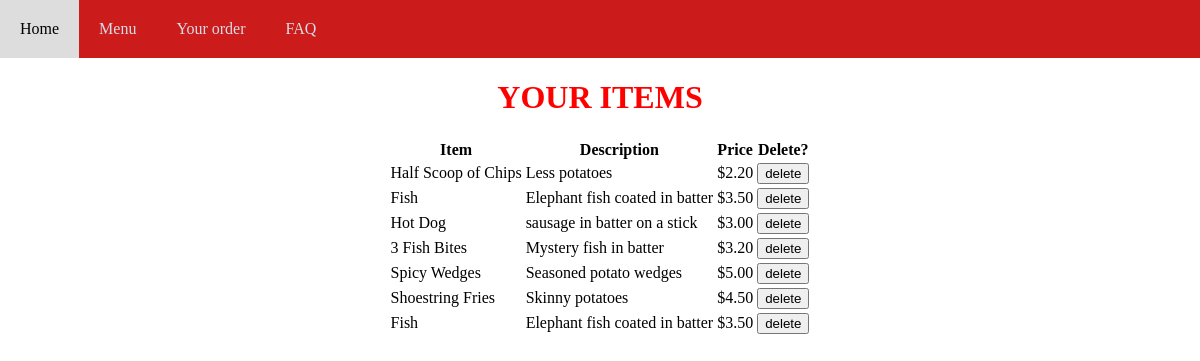
The page /orders on the database its author committed.
### tables this page shows
CREATE TABLE item (id INTEGER PRIMARY KEY, name STRING, description STRING, price DECIMAL);

### main.py (the view)
@app.route("/orders")
def orders():
    cursor = get_db().cursor()
    sql = "SELECT item.id, name, description, price FROM item INNER JOIN order_item ON item.id = order_item.item_id"
    cursor.execute(sql)
    results = cursor.fetchall()
    return render_template("order.html", results=results)

### main.py (called while the page is built)
def get_db():
    db = getattr(g, '_database', None)
    if db is None:
        db = g._database = sqlite3.connect(DATABASE)
    return db

@app.teardown_appcontext
def close_connection(exception):
    db = getattr(g, '_database', None)
    if db is not None:
        db.close()

### templates/order.html (shortened to what this page needs)
<!DOCTYPE html>
<html lang="en">
<head>
</head>
<link rel="stylesheet" href={{url_for('static',filename='stickymenu.css')}}>
<body>
  <div id="navbar">
      <a href="http://127.0.0.1:5000/home">Home</a>
      <a href="http://127.0.0.1:5000/menu">Menu</a>
      <a href="http://127.0.0.1:5000/orders">Your order</a>
      <a href="http://127.0.0.1:5000/faq">FAQ</a>
    </div>
<body>
  <h1>YOUR ITEMS</h1>
  <table class="center">
      <tr>
          <th>Item</th>
          <th>Description</th>
          <th>Price</th>
          <th>Delete?</th>
      </tr>
  {% for item in results %}
<tr>
    <td>{{ item [1] }}</td>
    <td>{{ item [2] }}</td>
    <td>{{ item [3] }}</td>
    <td>
      <form action="/delete" method="post">
        <input type="submit" value="delete">
      </form>
    </td>
</tr>
  {% endfor %}
  </table>
    </body>
</html>

### static/stickymenu.css (style rules this page uses)
#navbar { overflow: hidden; background-color: rgb(204, 27, 27); margin: 0px; padding:0px; width: 100%; }
#navbar a { float: left; display: block; color: #d8dee7; text-align: center; padding: 20px; text-decoration: none; }

### templates/order.html (style rules this page uses)
html,body { padding:0; margin:0; }
h1 { color: red; text-align: center; }
table.center { margin-left: auto; margin-right: auto; }

### rows shown on the page
item: name "Half Scoop of Chips", description "Less potatoes", price "$2.20"
item: name "Fish", description "Elephant fish coated in batter", price "$3.50"
item: name "Hot Dog", description "sausage in batter on a stick", price "$3.00"
item: name "3 Fish Bites", description "Mystery fish in batter", price "$3.20"
item: name "Spicy Wedges", description "Seasoned potato wedges", price "$5.00"
item: name "Shoestring Fries", description "Skinny potatoes", price "$4.50"
